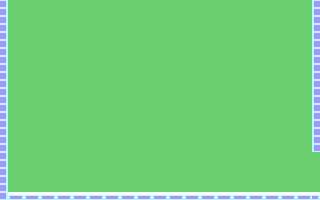

This game map was drawn from its Tiled (.tmx) file and the tilesets committed beside it. A one-line description and the full map source follow:
An orthogonal 40x25 tile map with 8x8 px tiles, 1 tile layer (platform) and 1 object (keypiano).

<map version="1.2" tiledversion="1.2.0" orientation="orthogonal" renderorder="right-down" width="40" height="25" tilewidth="8" tileheight="8" infinite="0" nextlayerid="3" nextobjectid="2">
 <tileset firstgid="1" source="../im.tsx" />
 <layer id="1" name="platform" width="40" height="25">
  <data encoding="csv">
1,2,2,2,2,2,2,2,2,2,2,2,2,2,2,2,2,2,2,2,2,2,2,2,2,2,2,2,2,2,2,2,2,2,2,2,2,2,2,5,
1,2,2,2,2,2,2,2,2,2,2,2,2,2,2,2,2,2,2,2,2,2,2,2,2,2,2,2,2,2,2,2,2,2,2,2,2,2,2,5,
1,2,2,2,2,2,2,2,2,2,2,2,2,2,2,2,2,2,2,2,2,2,2,2,2,2,2,2,2,2,2,2,2,2,2,2,2,2,2,5,
1,2,2,2,2,2,2,2,2,2,2,2,2,2,2,2,2,2,2,2,2,2,2,2,2,2,2,2,2,2,2,2,2,2,2,2,2,2,2,5,
1,2,2,2,2,2,2,2,2,2,2,2,2,2,2,2,2,2,2,2,2,2,2,2,2,2,2,2,2,2,2,2,2,2,2,2,2,2,2,5,
1,2,2,2,2,2,2,2,2,2,2,2,2,2,2,2,2,2,2,2,2,2,2,2,2,2,2,2,2,2,2,2,2,2,2,2,2,2,2,5,
1,2,2,2,2,2,2,2,2,2,2,2,2,2,2,2,2,2,2,2,2,2,2,2,2,2,2,2,2,2,2,2,2,2,2,2,2,2,2,5,
1,2,2,2,2,2,2,2,2,2,2,2,2,2,2,2,2,2,2,2,2,2,2,2,2,2,2,2,2,2,2,2,2,2,2,2,2,2,2,5,
1,2,2,2,2,2,2,2,2,2,2,2,2,2,2,2,2,2,2,2,2,2,2,2,2,2,2,2,2,2,2,2,2,2,2,2,2,2,2,5,
1,2,2,2,2,2,2,2,2,2,2,2,2,2,2,2,2,2,2,2,2,2,2,2,2,2,2,2,2,2,2,2,2,2,2,2,2,2,2,5,
1,2,2,2,2,2,2,2,2,2,2,2,2,2,2,2,2,2,2,2,2,2,2,2,2,2,2,2,2,2,2,2,2,2,2,2,2,2,2,5,
1,2,2,2,2,2,2,2,2,2,2,2,2,2,2,2,2,2,2,2,2,2,2,2,2,2,2,2,2,2,2,2,2,2,2,2,2,2,2,5,
1,2,2,2,2,2,2,2,2,2,2,2,2,2,2,2,2,2,2,2,2,2,2,2,2,2,2,2,2,2,2,2,2,2,2,2,2,2,2,5,
1,2,2,2,2,2,2,2,2,2,2,2,2,2,2,2,2,2,2,2,2,2,2,2,2,2,2,2,2,2,2,2,2,2,2,2,2,2,2,5,
1,2,2,2,2,2,2,2,2,2,2,2,2,2,2,2,2,2,2,2,2,2,2,2,2,2,2,2,2,2,2,2,2,2,2,2,2,2,2,5,
1,2,2,2,2,2,2,2,2,2,2,2,2,2,2,2,2,2,2,2,2,2,2,2,2,2,2,2,2,2,2,2,2,2,2,2,2,2,2,5,
1,2,2,2,2,2,2,2,2,2,2,2,2,2,2,2,2,2,2,2,2,2,2,2,2,2,2,2,2,2,2,2,2,2,2,2,2,2,2,5,
1,2,2,2,2,2,2,2,2,2,2,2,2,2,2,2,2,2,2,2,2,2,2,2,2,2,2,2,2,2,2,2,2,2,2,2,2,2,2,5,
1,2,2,2,2,2,2,2,2,2,2,2,2,2,2,2,2,2,2,2,2,2,2,2,2,2,2,2,2,2,2,2,2,2,2,2,2,2,2,5,
1,2,2,2,2,2,2,2,2,2,2,2,2,2,2,2,2,2,2,2,2,2,2,2,2,2,2,2,2,2,2,2,2,2,2,2,2,2,2,2,
1,2,2,2,2,2,2,2,2,2,2,2,2,2,2,2,2,2,2,2,2,2,2,2,2,2,2,2,2,2,2,2,2,2,2,2,2,2,2,2,
1,2,2,2,2,2,2,2,2,2,2,2,2,2,2,2,2,2,2,2,2,2,2,2,2,2,2,2,2,2,2,2,2,2,2,2,2,2,2,2,
1,2,2,2,2,2,2,2,2,2,2,2,2,2,2,2,2,2,2,2,2,2,2,2,2,2,2,2,2,2,2,2,2,2,2,2,2,2,2,2,
1,2,2,2,2,2,2,2,2,2,2,2,2,2,2,2,2,2,2,2,2,2,2,2,2,2,2,2,2,2,2,2,2,2,2,2,2,2,2,2,
1,3,4,3,4,3,4,3,4,3,4,3,4,3,4,3,4,3,4,3,4,3,4,3,4,3,4,3,4,3,4,3,4,3,4,3,4,3,4,4
</data>
 </layer>
 <objectgroup id="2" name="objects">
  <object id="1" name="keypiano" x="160" y="184">
   <point />
  </object>
 </objectgroup>
</map>
